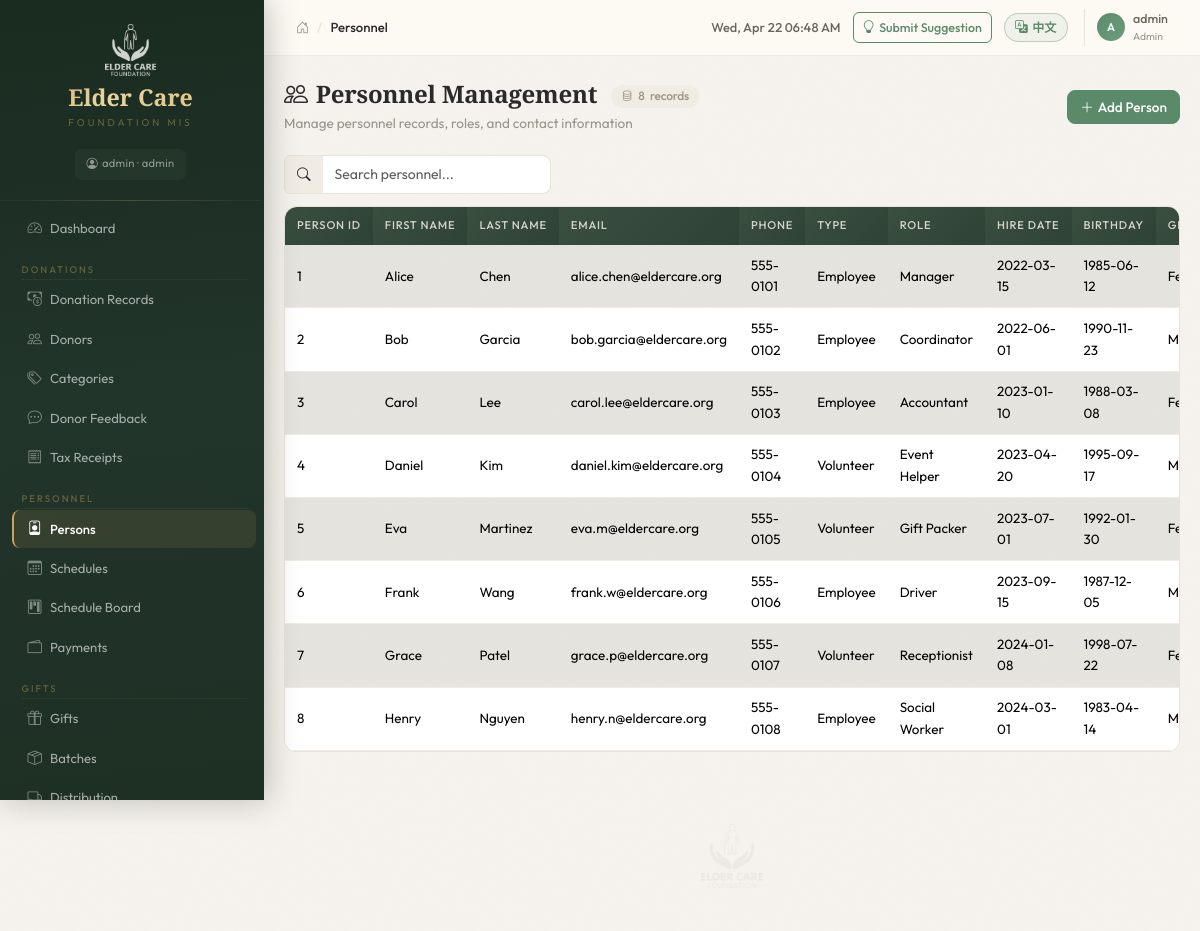
The page /persons (signed in) on the database its author committed.
### tables this page shows
CREATE TABLE "User" (
	"user_id"	INTEGER,
	"user_name"	TEXT,
	"password"	TEXT,
	"email"	TEXT,
	"is_active"	INTEGER,
	"created_date"	NUMERIC,
	"updated_date"	NUMERIC, role TEXT DEFAULT "viewer",
	PRIMARY KEY("user_id")
);

CREATE TABLE "persons" (
	"person_id"	INTEGER,
	"first_name"	TEXT,
	"last_name"	TEXT,
	"email"	TEXT,
	"phone"	TEXT,
	"person_type"	TEXT,
	"role_name"	TEXT,
	"hire_date"	NUMERIC,
	"status"	TEXT,
	"created_date"	NUMERIC,
	"birthday"	NUMERIC,
	"gender"	TEXT, marital_status TEXT DEFAULT 'Unknown',
	PRIMARY KEY("person_id")
);

### blueprints/personnel.py (the view)
@personnel_bp.route('/persons')
@login_required
@role_required('event_coordinator')
def persons_list():
    persons = query_db('SELECT * FROM persons ORDER BY person_id ASC')
    return render_template('personnel/persons.html', persons=persons)

### blueprints/auth.py (called while the page is built)
def role_required(*roles):
    def decorator(f):
        @wraps(f)
        def wrapped(*args, **kwargs):
            if not current_user.has_role(*roles):
                flash('Insufficient permissions to access this page', 'warning')
                return redirect(url_for('dashboard.index'))
            return f(*args, **kwargs)
        return wrapped
    return decorator

    @property
    def is_admin(self):
        return self.role == 'admin'

    @property
    def is_active(self):
        return bool(self.is_active_flag)

    def has_role(self, *roles):
        return self.role in roles or self.role == 'admin'

### db.py (called while the page is built)
def get_db():
    if 'db' not in g:
        g.db = sqlite3.connect(current_app.config['DATABASE'])
        g.db.row_factory = sqlite3.Row
        g.db.execute('PRAGMA foreign_keys = ON')
    return g.db

def query_db(sql, args=(), one=False):
    cur = get_db().execute(sql, args)
    rv = cur.fetchall()
    cur.close()
    return (rv[0] if rv else None) if one else rv

### templates/personnel/persons.html (shortened to what this page needs)
{% extends "base.html" %}
{% from "macros/i18n_values.html" import value as i18n_value %}
{% block breadcrumb %}<span data-i18n="Personnel">Personnel</span>{% endblock %}
{% block content %}
<div class="page-header">
  <div>
    <h4 class="mb-1"><i class="bi bi-people me-2"></i><span data-i18n="Personnel Management">Personnel Management</span> <span class="record-count"><i class="bi bi-database"></i>{{ persons|length }} <span data-i18n="records">records</span></span></h4>
    <p class="page-subtitle" data-i18n="Manage personnel records, roles, and contact information">Manage personnel records, roles, and contact information</p>
  </div>
  <button class="btn btn-primary" onclick="openAdd()"><i class="bi bi-plus-lg me-1"></i><span data-i18n="Add Person">Add Person</span></button>
</div>
<div class="table-info-bar">
<div class="table-search mb-3">
  <div class="input-group" style="max-width:320px;">
    <span class="input-group-text"><i class="bi bi-search"></i></span>
    <input type="text" class="form-control" data-i18n-placeholder="Search personnel..." placeholder="Search personnel..." id="tableSearch">
  </div>
</div>
</div>
{% if persons %}
<div class="table-responsive">
  <table class="table table-striped table-hover align-middle">
    <thead class="table-header">
      <tr>
        <th data-i18n="Person ID">Person ID</th><th data-i18n="First Name">First Name</th><th data-i18n="Last Name">Last Name</th><th data-i18n="Email">Email</th><th data-i18n="Phone">Phone</th>
        <th data-i18n="Type"></th><th data-i18n="Role"></th><th data-i18n="Hire Date"></th><th data-i18n="Birthday"></th><th data-i18n="Gender"></th>
      </tr>
    </thead>
    <tbody>
      {% for p in persons %}
      <tr>
        <td>{{ p['person_id'] }}</td>
        <td>{{ p['first_name'] }}</td>
        <td>{{ p['last_name'] }}</td>
        <td>{{ p['email'] }}</td>
        <td>{{ p['phone'] }}</td>
        <td>{{ i18n_value(p['person_type']) }}</td>
        <td>{{ p['role_name'] }}</td>
        <td>{{ p['hire_date'] }}</td>
        <td>{{ p['birthday'] }}</td>
        <td>{{ i18n_value(p['gender']) }}</td>
      </tr>
      {% endfor %}
    </tbody>
  </table>
</div>
{% else %}
<div class="empty-state">
  <i class="bi bi-inbox"></i>
  <h6 data-i18n="No records found">No records found</h6>
  <p data-i18n="Click &quot;Add&quot; to create your first entry.">Click "Add" to create your first entry.</p>
</div>
{% endif %}
{% endblock %}

### templates/base.html (shortened to what this page needs)
<!DOCTYPE html>
<html lang="en">
<head>
  <link href="https://cdn.jsdelivr.net/npm/bootstrap@5.3.3/dist/css/bootstrap.min.css" rel="stylesheet">
  <link href="https://cdn.jsdelivr.net/npm/bootstrap-icons@1.11.3/font/bootstrap-icons.min.css" rel="stylesheet">
  <link href="{{ url_for('static', filename='css/style.css') }}" rel="stylesheet">
</head>
<body>
{% if current_user.is_authenticated %}
<div class="d-flex" id="wrapper">
  <div id="sidebar">
    <div class="sidebar-brand">
      <div class="text-center">
        <img src="{{ url_for('static', filename='img/logo.png') }}" alt="Logo" class="sidebar-logo mb-2">
        <div class="sidebar-title" data-i18n="Elder Care">Elder Care</div>
        <div class="sidebar-subtitle" data-i18n="Foundation MIS">Foundation MIS</div>
      </div>
      <div class="text-center mt-2">
        <span class="sidebar-user"><i class="bi bi-person-circle me-1"></i>{{ current_user.user_name }} &middot; {{ current_user.role }}</span>
      </div>
    </div>
    <nav class="nav flex-column px-2 py-2" aria-label="Main navigation">
      <a class="nav-link" href="{{ url_for('dashboard.index') }}"><i class="bi bi-speedometer2 me-2"></i><span data-i18n="Dashboard">Dashboard</span></a>
      {% if current_user.has_role('finance') %}
      <div class="section-label" data-i18n="Donations">Donations</div>
      <a class="nav-link" href="{{ url_for('donations.donations_list') }}"><i class="bi bi-cash-coin me-2"></i><span data-i18n="Donation Records">Donation Records</span></a>
      <a class="nav-link" href="{{ url_for('donations.donors_list') }}"><i class="bi bi-people me-2"></i><span data-i18n="Donors">Donors</span></a>
      <a class="nav-link" href="{{ url_for('donations.categories_list') }}"><i class="bi bi-tags me-2"></i><span data-i18n="Categories">Categories</span></a>
      <a class="nav-link" href="{{ url_for('donations.feedback_list') }}"><i class="bi bi-chat-dots me-2"></i><span data-i18n="Donor Feedback">Donor Feedback</span></a>
      <a class="nav-link" href="{{ url_for('donations.receipts_list') }}"><i class="bi bi-receipt me-2"></i><span data-i18n="Tax Receipts">Tax Receipts</span></a>
      {% endif %}
      {% if current_user.has_role('event_coordinator') %}
      <div class="section-label" data-i18n="Personnel">Personnel</div>
      <a class="nav-link" href="{{ url_for('personnel.persons_list') }}"><i class="bi bi-person-badge me-2"></i><span data-i18n="Persons">Persons</span></a>
      <a class="nav-link" href="{{ url_for('personnel.schedules_list') }}"><i class="bi bi-calendar3 me-2"></i><span data-i18n="Schedules">Schedules</span></a>
      <a class="nav-link" href="{{ url_for('personnel.schedule_board') }}"><i class="bi bi-kanban me-2"></i><span data-i18n="Schedule Board">Schedule Board</span></a>
      <a class="nav-link" href="{{ url_for('personnel.payments_list') }}"><i class="bi bi-wallet2 me-2"></i><span data-i18n="Payments">Payments</span></a>
      <div class="section-label" data-i18n="Gifts">Gifts</div>
      <a class="nav-link" href="{{ url_for('gifts.gifts_list') }}"><i class="bi bi-gift me-2"></i><span data-i18n="Gifts">Gifts</span></a>
      <a class="nav-link" href="{{ url_for('gifts.batches_list') }}"><i class="bi bi-box-seam me-2"></i><span data-i18n="Batches">Batches</span></a>
      <a class="nav-link" href="{{ url_for('gifts.distribution_list') }}"><i class="bi bi-truck me-2"></i><span data-i18n="Distribution">Distribution</span></a>
      {% endif %}
    </nav>
  </div>
  <div class="flex-grow-1 d-flex flex-column" style="min-width:0;">
    <div class="topbar">
      <nav aria-label="breadcrumb">
        <ol class="breadcrumb">
          <li class="breadcrumb-item"><a href="{{ url_for('dashboard.index') }}"><i class="bi bi-house-door"></i></a></li>
          <li class="breadcrumb-item active">{% block breadcrumb %}Dashboard{% endblock %}</li>
        </ol>
      </nav>
      <div class="topbar-right">
        <span class="topbar-time" id="topbarTime"></span>
        <a class="btn btn-sm btn-outline-primary text-nowrap" href="{{ url_for('suggestions.submit_suggestion') }}">
          <i class="bi bi-lightbulb me-1"></i><span data-i18n="Submit Suggestion">Submit Suggestion</span>
        </a>
        <button id="langToggleBtn" class="btn btn-sm lang-toggle-btn" onclick="I18n.setLang(I18n.getLang()==='en'?'zh':'en')" title="切换为中文">
        </button>
        <div class="topbar-user">
          <div class="topbar-user-avatar">{{ current_user.user_name[0]|upper }}</div>
          <div>
            <div class="topbar-user-name">{{ current_user.user_name }}</div>
            <div class="topbar-user-role">{{ current_user.role }}</div>
          </div>
        </div>
      </div>
    </div>
    <div class="content-area flex-grow-1" id="main-content" role="main">
      {% block content %}{% endblock %}
      <div class="watermark-footer">
        <img src="{{ url_for('static', filename='img/logo.png') }}" alt="Elder Care Foundation">
      </div>
    </div>
  </div>
</div>
{% endif %}
</body>
</html>

### templates/macros/i18n_values.html
{% macro value(key) -%}
  {%- if key is not none and key|string -%}
    <span data-i18n="{{ key }}">{{ key }}</span>
  {%- endif -%}
{%- endmacro %}

### rows shown on the page
User: user_name "admin", role "admin", user_name "A", role "Admin"
persons: person_id "1", first_name "Alice", last_name "Chen", email "alice.chen@eldercare.org", phone "555-0101", role_name "Manager", hire_date "2022-03-15", birthday "1985-06-12"
persons: person_id "2", first_name "Bob", last_name "Garcia", email "bob.garcia@eldercare.org", phone "555-0102", role_name "Coordinator", hire_date "2022-06-01", birthday "1990-11-23"
persons: person_id "3", first_name "Carol", last_name "Lee", email "carol.lee@eldercare.org", phone "555-0103", role_name "Accountant", hire_date "2023-01-10", birthday "1988-03-08"
persons: person_id "4", first_name "Daniel", last_name "Kim", email "daniel.kim@eldercare.org", phone "555-0104", role_name "Event Helper", hire_date "2023-04-20", birthday "1995-09-17"
persons: person_id "5", first_name "Eva", last_name "Martinez", email "eva.m@eldercare.org", phone "555-0105", role_name "Gift Packer", hire_date "2023-07-01", birthday "1992-01-30"
persons: person_id "6", first_name "Frank", last_name "Wang", email "frank.w@eldercare.org", phone "555-0106", role_name "Driver", hire_date "2023-09-15", birthday "1987-12-05"
persons: person_id "7", first_name "Grace", last_name "Patel", email "grace.p@eldercare.org", phone "555-0107", role_name "Receptionist", hire_date "2024-01-08", birthday "1998-07-22"
persons: person_id "8", first_name "Henry", last_name "Nguyen", email "henry.n@eldercare.org", phone "555-0108", role_name "Social Worker", hire_date "2024-03-01", birthday "1983-04-14"

### other values the page prints
{{ persons|length }} "8"
